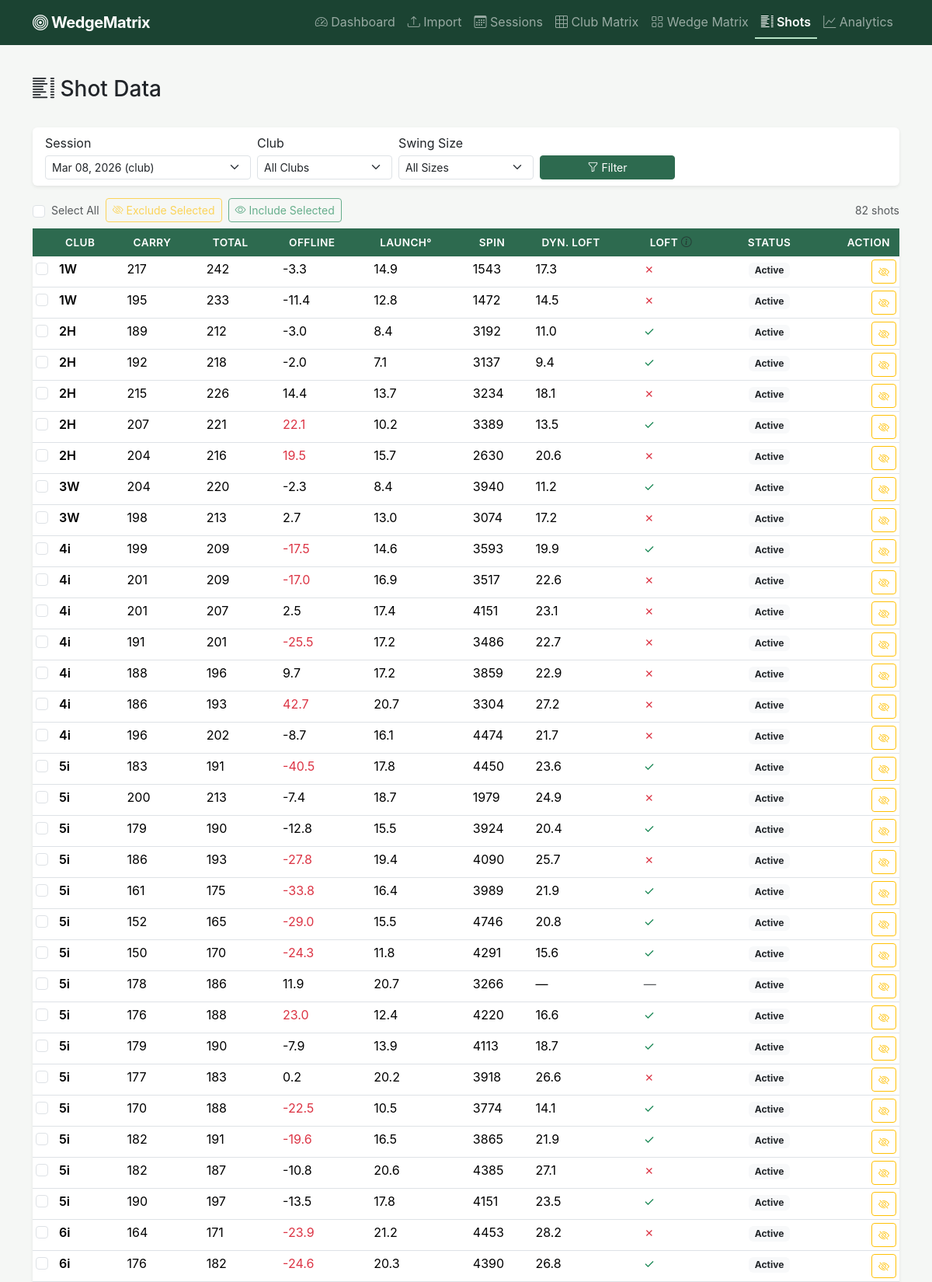
Screenshot of /shots?session_id=2 (upper part) with the database file from the repository.
### models/database.py (models this page shows, shortened)
class Shot(db.Model):
    __tablename__ = 'shots'
    id = db.Column(db.Integer, primary_key=True, autoincrement=True)
    session_id = db.Column(db.Integer, db.ForeignKey('sessions.id'), nullable=False)
    club = db.Column(db.Text, nullable=False)
    club_short = db.Column(db.Text, nullable=False)
    club_index = db.Column(db.Integer, nullable=True)
    swing_size = db.Column(db.Text, nullable=False, default='full')
    ball_speed = db.Column(db.Float, nullable=True)
    launch_direction = db.Column(db.Text, nullable=True)
    launch_direction_deg = db.Column(db.Float, nullable=True)
    launch_angle = db.Column(db.Float, nullable=True)
    spin_rate = db.Column(db.Integer, nullable=True)
    spin_axis = db.Column(db.Text, nullable=True)
    spin_axis_deg = db.Column(db.Float, nullable=True)
    back_spin = db.Column(db.Integer, nullable=True)
    side_spin = db.Column(db.Integer, nullable=True)
    apex = db.Column(db.Float, nullable=True)
    carry = db.Column(db.Float, nullable=True)
    total = db.Column(db.Float, nullable=True)
    offline = db.Column(db.Float, nullable=True)
    landing_angle = db.Column(db.Float, nullable=True)
    club_path = db.Column(db.Float, nullable=True)
    face_angle = db.Column(db.Float, nullable=True)
    attack_angle = db.Column(db.Float, nullable=True)
    dynamic_loft = db.Column(db.Float, nullable=True)
    excluded = db.Column(db.Boolean, default=False)

### app.py (the view)
    @app.route('/shots')
    def shots():
        session_id = request.args.get('session_id', type=int)
        club = request.args.get('club')
        swing_size = request.args.get('swing_size')
        q = Shot.query
        if session_id:
            q = q.filter(Shot.session_id == session_id)
        if club:
            q = q.filter(Shot.club_short == club)
        if swing_size:
            q = q.filter(Shot.swing_size == swing_size)
        shot_list = q.order_by(Shot.session_id, Shot.club_short, Shot.club_index).all()
        all_sessions = Session.query.order_by(Session.session_date.desc()).all()
        clubs = [r[0] for r in db.session.query(Shot.club_short).distinct().order_by(Shot.club_short).all()]
        lofts = {cl.club_short: cl.standard_loft for cl in ClubLoft.query.all()}
        for s in shot_list:
            s.standard_loft = lofts.get(s.club_short)
            s.errant = False  # errant flagging is computed on demand, not stored
        return render_template('shots.html',
                               shots=shot_list,
                               sessions=all_sessions,
                               clubs=clubs,
                               selected_session=session_id,
                               selected_club=club,
                               selected_swing_size=swing_size)

### templates/shots.html (shortened to what this page needs)
{% extends "base.html" %}
{% block content %}
<div class="d-flex justify-content-between align-items-center mb-4">
    <h1 class="h3"><i class="bi bi-list-columns"></i> Shot Data</h1>
</div>
<div class="card border-0 shadow-sm mb-3">
    <div class="card-body py-2">
        <form id="shot-filters" class="row g-2 align-items-end">
            <div class="col-md-3">
                <label class="form-label form-label-sm mb-1">Session</label>
                <select name="session_id" class="form-select form-select-sm" id="filter-session">
                    {% for session in sessions %}
                    <option value="{{ session.id }}"
                            {% if selected_session == session.id %}selected{% endif %}>
                        {{ session.session_date.strftime('%b %d, %Y') if session.session_date else session.filename }}
                        ({{ session.data_type }})
                    </option>
                    {% endfor %}
                </select>
            </div>
            <div class="col-md-2">
                <label class="form-label form-label-sm mb-1">Club</label>
                <select name="club" class="form-select form-select-sm" id="filter-club">
                    <option value="">All Clubs</option>
                </select>
            </div>
            <div class="col-md-2">
                <label class="form-label form-label-sm mb-1">Swing Size</label>
                <select name="swing_size" class="form-select form-select-sm" id="filter-swing-size">
                    <option value="">All Sizes</option>
                </select>
            </div>
            <div class="col-md-2">
                <button type="submit" class="btn btn-sm btn-golf w-100">
                    <i class="bi bi-funnel"></i> Filter
                </button>
            </div>
        </form>
    </div>
</div>
<div class="d-flex gap-2 mb-2 align-items-center" id="batch-actions">
    <input type="checkbox" id="select-all" class="form-check-input">
    <label for="select-all" class="form-check-label text-muted small">Select All</label>
    <button class="btn btn-sm btn-outline-warning" id="batch-exclude-btn" disabled>
        <i class="bi bi-eye-slash"></i> Exclude Selected
    </button>
    <button class="btn btn-sm btn-outline-success" id="batch-include-btn" disabled>
        <i class="bi bi-eye"></i> Include Selected
    </button>
    <span class="text-muted small ms-auto" id="shot-count">{{ shots|length }} shots</span>
</div>
<div class="card border-0 shadow-sm">
    <div class="table-responsive">
        <table class="table table-sm table-hover mb-0" id="shots-table">
            <thead class="table-golf">
                <tr>
                    <th style="width:30px;"></th>
                    <th>Club</th>
                    <th>Carry</th>
                    <th>Total</th>
                    <th>Offline</th>
                    <th>Launch&deg;</th>
                    <th>Spin</th>
                    <th>Dyn. Loft</th>
                    <th>Loft <i class="bi bi-info-circle text-muted" title="✓ = dynamic loft ≤ standard loft (good compression)"></i></th>
                    <th class="text-center">Status</th>
                    <th class="text-end">Action</th>
                </tr>
            </thead>
            <tbody>
                {% for shot in shots %}
                <tr class="shot-data-row {% if shot.excluded %}excluded-row{% endif %} {% if shot.errant %}errant-row{% endif %}"
                    data-shot-id="{{ shot.id }}">
                    <td>
                        <input type="checkbox" class="form-check-input shot-checkbox" value="{{ shot.id }}">
                    </td>
                    <td class="fw-semibold">{{ shot.club_short }}</td>
                    <td>{{ shot.carry|round(0)|int if shot.carry else '—' }}</td>
                    <td>{{ shot.total|round(0)|int if shot.total else '—' }}</td>
                    <td class="{{ 'text-danger' if shot.offline and shot.offline|abs > 15 else '' }}">
                        {{ shot.offline|round(1) if shot.offline else '—' }}
                    </td>
                    <td>{{ shot.launch_angle|round(1) if shot.launch_angle else '—' }}</td>
                    <td>{{ shot.spin_rate if shot.spin_rate else '—' }}</td>
                    <td>{{ shot.dynamic_loft|round(1) if shot.dynamic_loft else '—' }}</td>
                    <td>
                        {% if shot.dynamic_loft and shot.standard_loft %}
                            {% if shot.dynamic_loft <= shot.standard_loft %}
                                <span class="text-success" title="Good compression: {{ shot.dynamic_loft }}° ≤ {{ shot.standard_loft }}°">✓</span>
                            {% else %}
                                <span class="text-danger" title="High loft: {{ shot.dynamic_loft }}° > {{ shot.standard_loft }}°">✗</span>
                            {% endif %}
                        {% else %}
                            <span class="text-muted">—</span>
                        {% endif %}
                    </td>
                    <td class="text-center">
                        {% if shot.excluded %}
                            <span class="badge bg-secondary">Excluded</span>
                        {% elif shot.errant %}
                            <span class="badge bg-warning text-dark">Flagged</span>
                        {% else %}
                            <span class="badge bg-light text-dark">Active</span>
                        {% endif %}
                    </td>
                    <td class="text-end">
                        <button class="btn btn-sm toggle-exclude-btn
                                       {{ 'btn-outline-success' if shot.excluded else 'btn-outline-warning' }}"
                                data-shot-id="{{ shot.id }}"
                                title="{{ 'Include this shot' if shot.excluded else 'Exclude this shot' }}">
                            <i class="bi {{ 'bi-eye' if shot.excluded else 'bi-eye-slash' }}"></i>
                        </button>
                    </td>
                </tr>
                {% endfor %}
            </tbody>
        </table>
    </div>
</div>
{% endblock %}

### static/css/style.css (style rules this page uses)
:root { --golf-green: #2d6a4f; --golf-green-light: #40916c; --golf-green-lighter: #52b788; --golf-green-bg: #d8f3dc; --golf-green-subtle: #f0faf3; --golf-dark: #1b4332; --golf-accent: #b7e4c7; --matrix-header-bg: #2d6a4f; --matrix-header-text: #ffffff; --matrix-cell-bg: #f8fdf9; --errant-bg: #fff3cd; --errant-border: #ffc107; --excluded-bg: #f8f9fa; --excluded-text: #adb5bd; }
body { font-family: -apple-system, BlinkMacSystemFont, "Segoe UI", Roboto, "Helvetica Neue", Arial, sans-serif; background-color: #f5f7f5; color: #212529; min-height: 100vh; display: flex; flex-direction: column; }
.btn-golf { background-color: var(--golf-green); border-color: var(--golf-green); color: #fff; }
.table-golf { background-color: var(--matrix-header-bg) !important; color: var(--matrix-header-text) !important; }
.table-golf th { background-color: var(--matrix-header-bg) !important; color: var(--matrix-header-text) !important; font-weight: 600; font-size: 0.85rem; text-transform: uppercase; letter-spacing: 0.03em; border: none; padding: 0.5rem 0.75rem; }
.shot-data-row { transition: background-color 0.15s ease; }

### rows the page displays
Shot: club_short "1W", carry "217", total "242", offline "-3.3", launch_angle "14.9", spin_rate "1543", dynamic_loft "17.3", excluded "Active"
Shot: club_short "1W", carry "195", total "233", offline "-11.4", launch_angle "12.8", spin_rate "1472", dynamic_loft "14.5", excluded "Active"
Shot: club_short "2H", carry "189", total "212", offline "-3.0", launch_angle "8.4", spin_rate "3192", dynamic_loft "11.0", excluded "Active"
Shot: club_short "2H", carry "192", total "218", offline "-2.0", launch_angle "7.1", spin_rate "3137", dynamic_loft "9.4", excluded "Active"
Shot: club_short "2H", carry "215", total "226", offline "14.4", launch_angle "13.7", spin_rate "3234", dynamic_loft "18.1", excluded "Active"
Shot: club_short "2H", carry "207", total "221", offline "22.1", launch_angle "10.2", spin_rate "3389", dynamic_loft "13.5", excluded "Active"
Shot: club_short "2H", carry "204", total "216", offline "19.5", launch_angle "15.7", spin_rate "2630", dynamic_loft "20.6", excluded "Active"
Shot: club_short "3W", carry "204", total "220", offline "-2.3", launch_angle "8.4", spin_rate "3940", dynamic_loft "11.2", excluded "Active"
Shot: club_short "3W", carry "198", total "213", offline "2.7", launch_angle "13.0", spin_rate "3074", dynamic_loft "17.2", excluded "Active"
Shot: club_short "4i", carry "199", total "209", offline "-17.5", launch_angle "14.6", spin_rate "3593", dynamic_loft "19.9", excluded "Active"
Shot: club_short "4i", carry "201", total "209", offline "-17.0", launch_angle "16.9", spin_rate "3517", dynamic_loft "22.6", excluded "Active"
Shot: club_short "4i", carry "201", total "207", offline "2.5", launch_angle "17.4", spin_rate "4151", dynamic_loft "23.1", excluded "Active"
Shot: club_short "4i", carry "191", total "201", offline "-25.5", launch_angle "17.2", spin_rate "3486", dynamic_loft "22.7", excluded "Active"
Shot: club_short "4i", carry "188", total "196", offline "9.7", launch_angle "17.2", spin_rate "3859", dynamic_loft "22.9", excluded "Active"
Shot: club_short "4i", carry "186", total "193", offline "42.7", launch_angle "20.7", spin_rate "3304", dynamic_loft "27.2", excluded "Active"
Shot: club_short "4i", carry "196", total "202", offline "-8.7", launch_angle "16.1", spin_rate "4474", dynamic_loft "21.7", excluded "Active"
Shot: club_short "5i", carry "183", total "191", offline "-40.5", launch_angle "17.8", spin_rate "4450", dynamic_loft "23.6", excluded "Active"
Shot: club_short "5i", carry "200", total "213", offline "-7.4", launch_angle "18.7", spin_rate "1979", dynamic_loft "24.9", excluded "Active"
Shot: club_short "5i", carry "179", total "190", offline "-12.8", launch_angle "15.5", spin_rate "3924", dynamic_loft "20.4", excluded "Active"
Shot: club_short "5i", carry "186", total "193", offline "-27.8", launch_angle "19.4", spin_rate "4090", dynamic_loft "25.7", excluded "Active"
Shot: club_short "5i", carry "161", total "175", offline "-33.8", launch_angle "16.4", spin_rate "3989", dynamic_loft "21.9", excluded "Active"
Shot: club_short "5i", carry "152", total "165", offline "-29.0", launch_angle "15.5", spin_rate "4746", dynamic_loft "20.8", excluded "Active"
Shot: club_short "5i", carry "150", total "170", offline "-24.3", launch_angle "11.8", spin_rate "4291", dynamic_loft "15.6", excluded "Active"
Shot: club_short "5i", carry "178", total "186", offline "11.9", launch_angle "20.7", spin_rate "3266", dynamic_loft "—", excluded "Active"
Shot: club_short "5i", carry "176", total "188", offline "23.0", launch_angle "12.4", spin_rate "4220", dynamic_loft "16.6", excluded "Active"
Shot: club_short "5i", carry "179", total "190", offline "-7.9", launch_angle "13.9", spin_rate "4113", dynamic_loft "18.7", excluded "Active"
Shot: club_short "5i", carry "177", total "183", offline "0.2", launch_angle "20.2", spin_rate "3918", dynamic_loft "26.6", excluded "Active"
Shot: club_short "5i", carry "170", total "188", offline "-22.5", launch_angle "10.5", spin_rate "3774", dynamic_loft "14.1", excluded "Active"
Shot: club_short "5i", carry "182", total "191", offline "-19.6", launch_angle "16.5", spin_rate "3865", dynamic_loft "21.9", excluded "Active"
Shot: club_short "5i", carry "182", total "187", offline "-10.8", launch_angle "20.6", spin_rate "4385", dynamic_loft "27.1", excluded "Active"
Shot: club_short "5i", carry "190", total "197", offline "-13.5", launch_angle "17.8", spin_rate "4151", dynamic_loft "23.5", excluded "Active"
Shot: club_short "6i", carry "164", total "171", offline "-23.9", launch_angle "21.2", spin_rate "4453", dynamic_loft "28.2", excluded "Active"
Shot: club_short "6i", carry "176", total "182", offline "-24.6", launch_angle "20.3", spin_rate "4390", dynamic_loft "26.8", excluded "Active"

### other values shown
{{ shots|length }} "82"
form field session_id "Mar 08, 2026 (club)"
